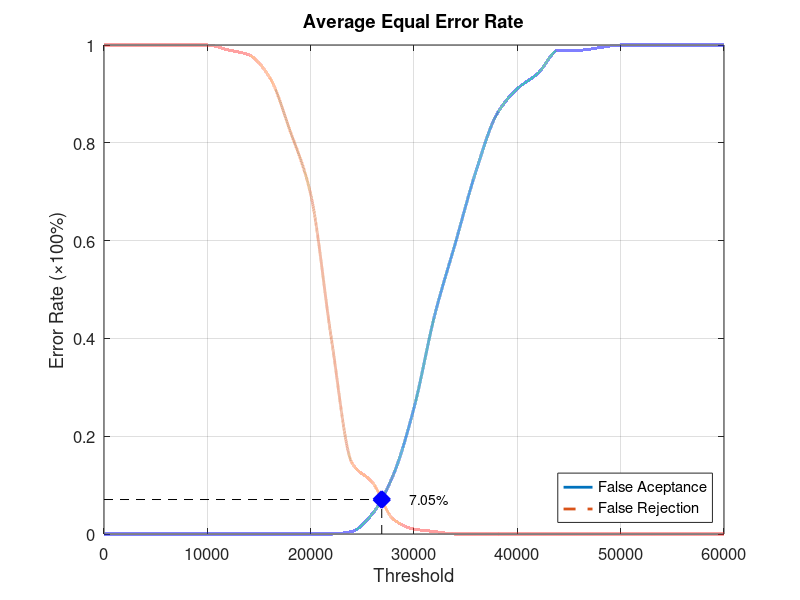
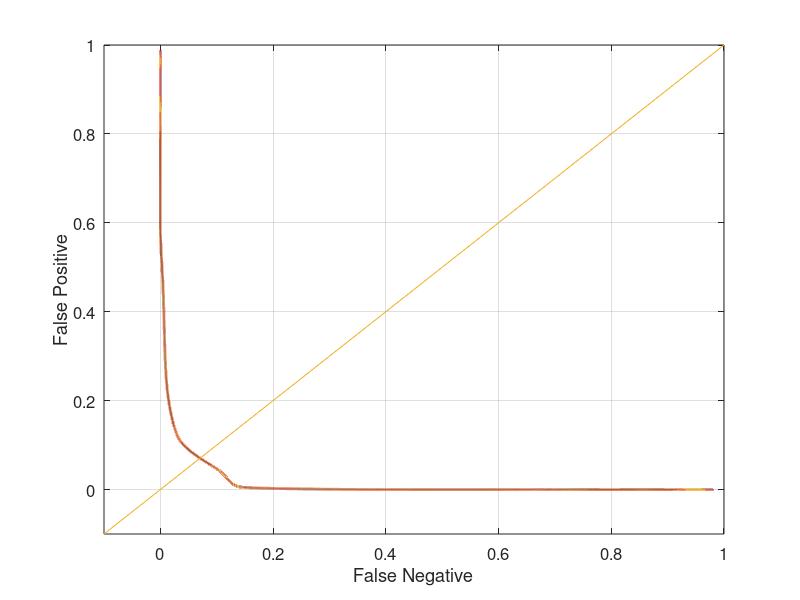

MATLAB code to generate these figures, in order:
function yEER = Database2_2
close all;
clear;
clc;
x = 0:2000:60000;
xq = 0:0.5:60000;

y0 = [0 0 0 0 0 0 0 0 0 0 0 0 0.00526316 0.0421053 0.121053 0.257895 0.447368 0.594737 0.742105 0.857895 0.910526 0.942105 0.989474 0.989474 0.994737 1 1 1 1 1 1];
yy0 = interp1(x, y0, xq, 'pchip');
y1 = [1 1 1 1 1 1 0.99 0.98 0.935 0.825 0.695 0.4 0.145 0.105 0.03 0.01 0.005 0 0 0 0 0 0 0 0 0 0 0 0 0 0];
yy1 = interp1(x, y1, xq, 'pchip');

% Calculating EER: 
y2 = abs(y0 - y1);
find(y2 == min(y2))
yy2 = abs(yy0 - yy1);
xEER = find(yy2 == min(yy2));
xEERIndex = xq(xEER) % X-axis EER
yEER = yy0(xEER) % Y-axis EER

main = figure
plot(xq, yy0,'-','LineWidth', 2);	hold on
plot(xq, yy1,'--','LineWidth', 2);	hold on
plot([xEERIndex xEERIndex], [0 yEER], 'k--');	hold on
plot([0 xEERIndex], [yEER yEER], 'k--');	hold on
plot(xEERIndex, yEER, 'bx', 'LineWidth', 10);	hold on
text(xEERIndex + 10 * xEERIndex / 100, yEER, [num2str(round((10000 * yEER)) / 100) '%'])
legend('False Aceptance', 'False Rejection', 'Location', 'SouthEast')
xlabel('Threshold')
ylabel('Error Rate (\times100%)')
title('Average Equal Error Rate')
set(gca, 'FontSize', 12)
axis([0 60000 0 1])
grid on

print(main, 'Database2_2Main', '-dpng');
FNRxFPR = figure('Color', [1 1 1]);
plot(yy1, yy0, '-', yy1, yy0, 'LineWidth', 2);
hold on
y = -0.1:0.1:1
plot(y, y); 
set(gca, 'FontSize', 12)
xlabel('False Negative')
ylabel('False Positive')
axis([-0.1 1 -0.1 1])
set(gca, 'FontSize', 12)
grid on

print(FNRxFPR, 'Database2_2FNRxFPR','-dpng');
end
